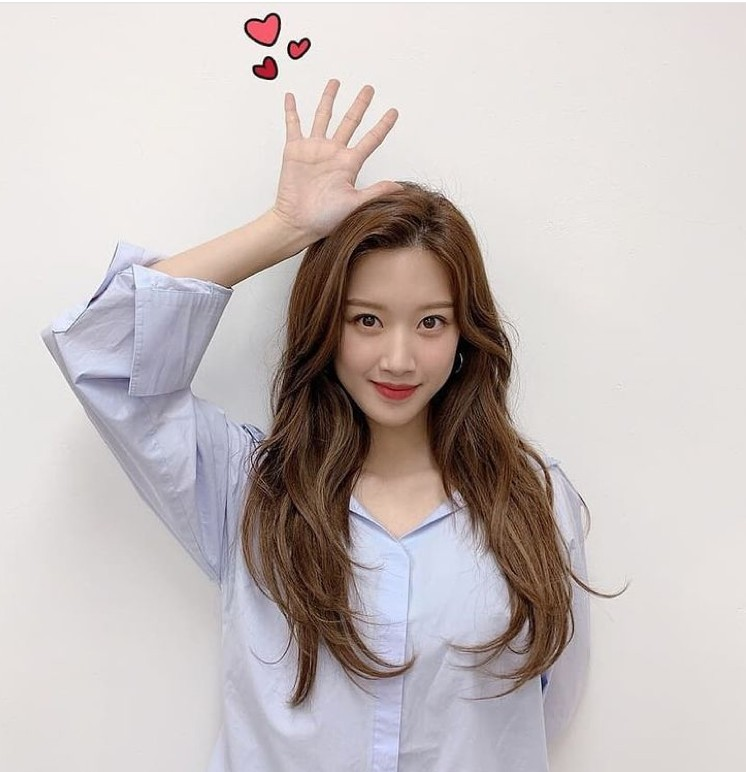
#> input picture video_ex/data/testimg.jpg, 746 x 772 px, found by its file name
$ python ex08.py
#> lines starting #> are read from the running program, lines starting #| are printed output that depends on the picture
# 영상 회전
import cv2
import numpy as np

src = cv2.imread('./data/testimg.jpg', cv2.IMREAD_GRAYSCALE)
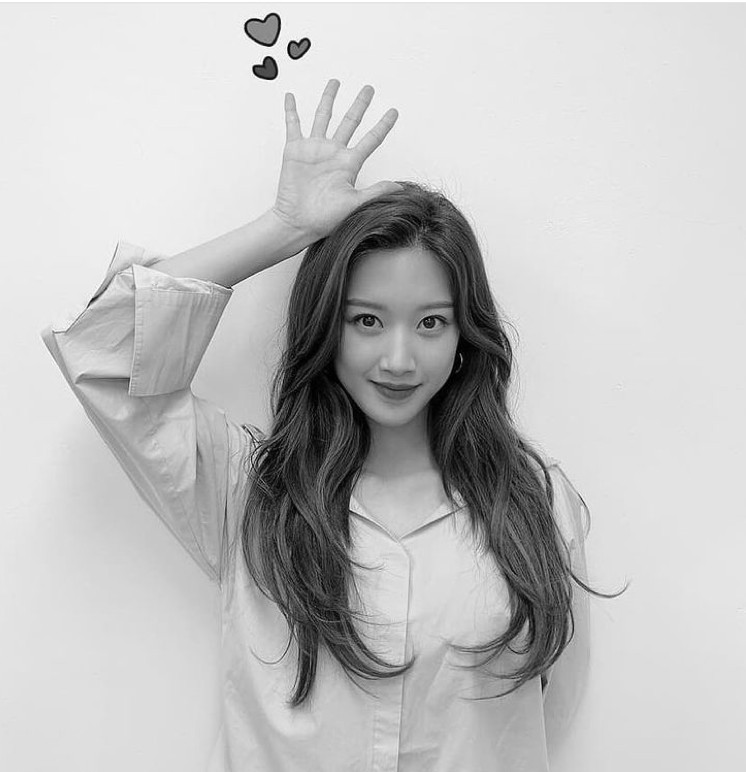
#> src: shape (772, 746); min 0, max 255, mean 192.5

dst1 = cv2.rotate(src, cv2.ROTATE_90_CLOCKWISE)
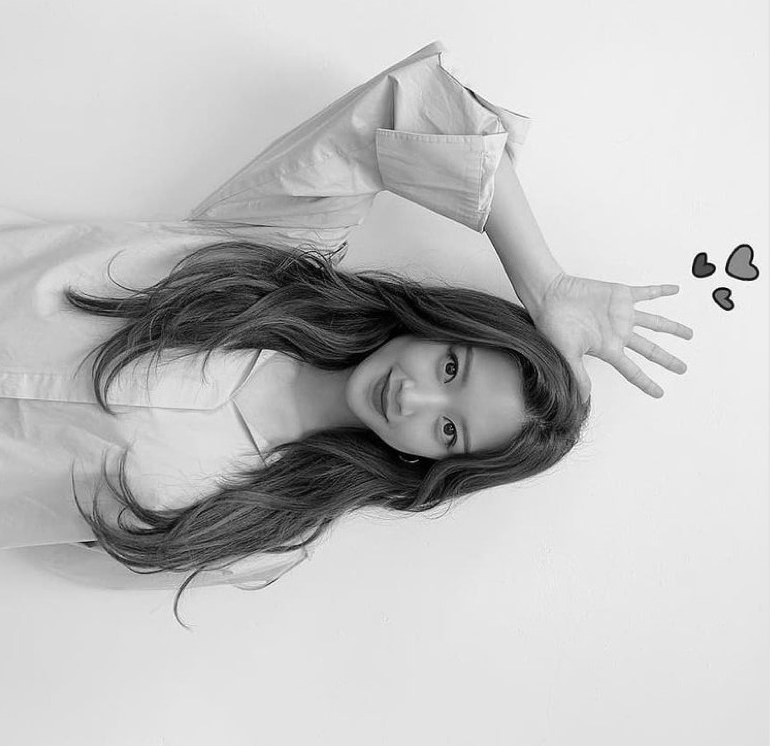
#> dst1: shape (746, 772); min 0, max 255, mean 192.5
dst2 = cv2.rotate(src, cv2.ROTATE_90_COUNTERCLOCKWISE)
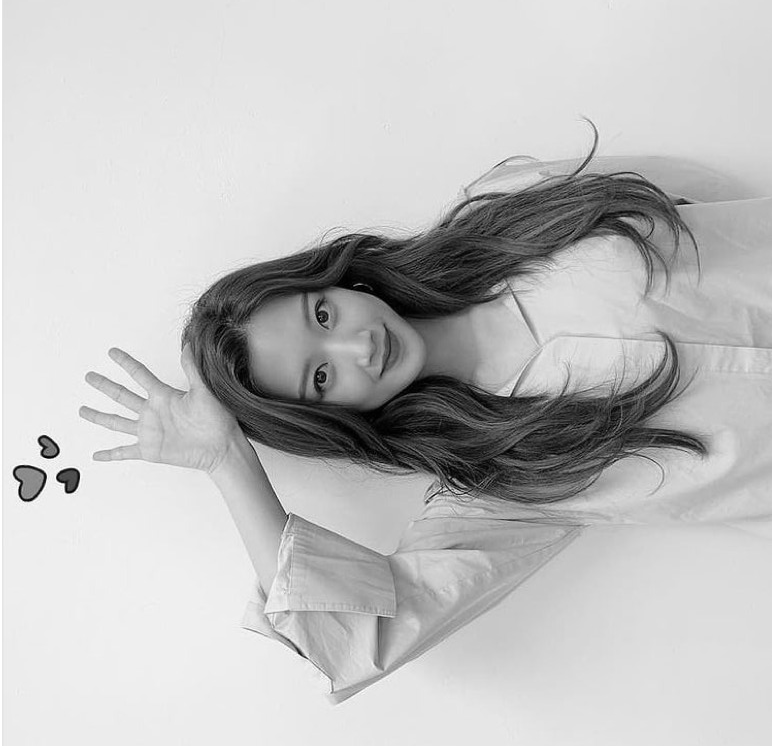
#> dst2: shape (746, 772); min 0, max 255, mean 192.5

cv2.imshow('dst1', dst1)
cv2.imshow('dst2', dst2)

cv2.waitKey()
#> (the run stopped early here; a loop or call above may not have finished)
